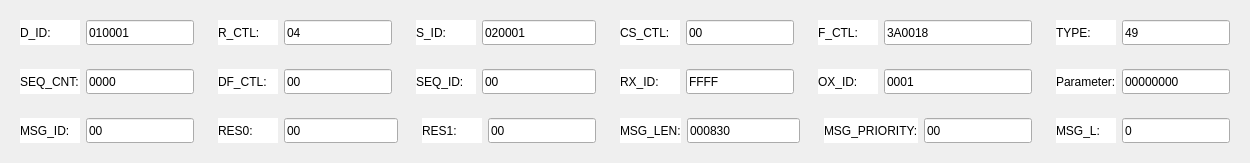
       <widget class="QWidget" name="widget_8" native="true">
        <property name="styleSheet">
         <string notr="true">#widget_8{
background-color: rgb(255, 255, 255);
border:1px solid rgb(70,90,120);
border-radius:3px;
}</string>
        </property>
        <layout class="QGridLayout" name="gridLayout_9">
         <item row="0" column="0">
          <widget class="QWidget" name="widget_9" native="true">
           <layout class="QGridLayout" name="gridLayout_10">
            <item row="0" column="0">
             <widget class="QLabel" name="label_8">
              <property name="minimumSize">
               <size>
                <width>60</width>
                <height>0</height>
               </size>
              </property>
              <property name="styleSheet">
               <string notr="true">color: rgb(0,0,0);
font: 75 11pt &quot;微软雅黑&quot;;
background-color: rgb(255,255,255);</string>
              </property>
              <property name="text">
               <string>D_ID:</string>
              </property>
             </widget>
            </item>
            <item row="0" column="1">
             <widget class="QLineEdit" name="lineEdit_D_ID">
              <property name="minimumSize">
               <size>
                <width>80</width>
                <height>25</height>
               </size>
              </property>
              <property name="styleSheet">
               <string notr="true">font: 75 11pt &quot;微软雅黑&quot;;</string>
              </property>
              <property name="text">
               <string>010001</string>
              </property>
             </widget>
            </item>
           </layout>
          </widget>
         </item>
         <item row="0" column="1">
          <widget class="QWidget" name="widget_10" native="true">
           <layout class="QGridLayout" name="gridLayout_13">
            <item row="0" column="0">
             <widget class="QLabel" name="label_9">
              <property name="minimumSize">
               <size>
                <width>60</width>
                <height>0</height>
               </size>
              </property>
              <property name="styleSheet">
               <string notr="true">color: rgb(0,0,0);
font: 75 11pt &quot;微软雅黑&quot;;
background-color: rgb(255,255,255);</string>
              </property>
              <property name="text">
               <string>R_CTL:</string>
              </property>
             </widget>
            </item>
            <item row="0" column="1">
             <widget class="QLineEdit" name="lineEdit_R_CTL">
              <property name="minimumSize">
               <size>
                <width>80</width>
                <height>25</height>
               </size>
              </property>
              <property name="styleSheet">
               <string notr="true">font: 75 11pt &quot;微软雅黑&quot;;</string>
              </property>
              <property name="text">
               <string>04</string>
              </property>
             </widget>
            </item>
           </layout>
          </widget>
         </item>
         <item row="0" column="2" colspan="2">
          <widget class="QWidget" name="widget_11" native="true">
           <layout class="QGridLayout" name="gridLayout_19">
            <item row="0" column="0">
             <widget class="QLabel" name="label_10">
              <property name="minimumSize">
               <size>
                <width>60</width>
                <height>0</height>
               </size>
              </property>
              <property name="styleSheet">
               <string notr="true">color: rgb(0,0,0);
font: 75 11pt &quot;微软雅黑&quot;;
background-color: rgb(255,255,255);</string>
              </property>
              <property name="text">
               <string>S_ID:</string>
              </property>
             </widget>
            </item>
            <item row="0" column="1">
             <widget class="QLineEdit" name="lineEdit_S_ID">
              <property name="minimumSize">
               <size>
                <width>80</width>
                <height>25</height>
               </size>
              </property>
              <property name="styleSheet">
               <string notr="true">font: 75 11pt &quot;微软雅黑&quot;;</string>
              </property>
              <property name="text">
               <string>020001</string>
              </property>
             </widget>
            </item>
           </layout>
          </widget>
         </item>
         <item row="0" column="4">
          <widget class="QWidget" name="widget_12" native="true">
           <layout class="QGridLayout" name="gridLayout_22">
            <item row="0" column="0">
             <widget class="QLabel" name="label_11">
              <property name="minimumSize">
               <size>
                <width>60</width>
                <height>0</height>
               </size>
              </property>
              <property name="styleSheet">
               <string notr="true">color: rgb(0,0,0);
font: 75 11pt &quot;微软雅黑&quot;;
background-color: rgb(255,255,255);</string>
              </property>
              <property name="text">
               <string>CS_CTL:</string>
              </property>
             </widget>
            </item>
            <item row="0" column="1">
             <widget class="QLineEdit" name="lineEdit_CS_CTL">
              <property name="minimumSize">
               <size>
                <width>80</width>
                <height>25</height>
               </size>
              </property>
              <property name="styleSheet">
               <string notr="true">font: 75 11pt &quot;微软雅黑&quot;;</string>
              </property>
              <property name="text">
               <string>00</string>
              </property>
             </widget>
            </item>
           </layout>
          </widget>
         </item>
         <item row="0" column="5" colspan="2">
          <widget class="QWidget" name="widget_13" native="true">
           <layout class="QGridLayout" name="gridLayout_14">
            <item row="0" column="0">
             <widget class="QLabel" name="label_F_CTL">
              <property name="minimumSize">
               <size>
                <width>60</width>
                <height>0</height>
               </size>
              </property>
              <property name="styleSheet">
               <string notr="true">color: rgb(0,0,0);
font: 75 11pt &quot;微软雅黑&quot;;
background-color: rgb(255,255,255);</string>
              </property>
              <property name="text">
               <string>F_CTL:</string>
              </property>
             </widget>
            </item>
            <item row="0" column="1">
             <widget class="QLineEdit" name="lineEdit_F_CTL">
              <property name="minimumSize">
               <size>
                <width>80</width>
                <height>25</height>
               </size>
              </property>
              <property name="styleSheet">
               <string notr="true">font: 75 11pt &quot;微软雅黑&quot;;</string>
              </property>
              <property name="text">
               <string>3A0018</string>
              </property>
             </widget>
            </item>
           </layout>
          </widget>
         </item>
         <item row="0" column="7">
          <widget class="QWidget" name="widget_14" native="true">
           <layout class="QGridLayout" name="gridLayout_15">
            <item row="0" column="0">
             <widget class="QLabel" name="label_13">
              <property name="minimumSize">
               <size>
                <width>60</width>
                <height>0</height>
               </size>
              </property>
              <property name="styleSheet">
               <string notr="true">color: rgb(0,0,0);
font: 75 11pt &quot;微软雅黑&quot;;
background-color: rgb(255,255,255);</string>
              </property>
              <property name="text">
               <string>TYPE:</string>
              </property>
             </widget>
            </item>
            <item row="0" column="1">
             <widget class="QLineEdit" name="lineEdit_TYPE">
              <property name="minimumSize">
               <size>
                <width>80</width>
                <height>25</height>
               </size>
              </property>
              <property name="styleSheet">
               <string notr="true">font: 75 11pt &quot;微软雅黑&quot;;</string>
              </property>
              <property name="text">
               <string>49</string>
              </property>
             </widget>
            </item>
           </layout>
          </widget>
         </item>
         <item row="1" column="0">
          <widget class="QWidget" name="widget_15" native="true">
           <layout class="QGridLayout" name="gridLayout_11">
            <item row="0" column="0">
             <widget class="QLabel" name="label_14">
              <property name="minimumSize">
               <size>
                <width>60</width>
                <height>0</height>
               </size>
              </property>
              <property name="styleSheet">
               <string notr="true">color: rgb(0,0,0);
font: 75 11pt &quot;微软雅黑&quot;;
background-color: rgb(255,255,255);</string>
              </property>
              <property name="text">
               <string>SEQ_CNT:</string>
              </property>
             </widget>
            </item>
            <item row="0" column="1">
             <widget class="QLineEdit" name="lineEdit_SEQ_CNT">
              <property name="minimumSize">
               <size>
                <width>80</width>
                <height>25</height>
               </size>
              </property>
              <property name="styleSheet">
               <string notr="true">font: 75 11pt &quot;微软雅黑&quot;;</string>
              </property>
              <property name="text">
               <string>0000</string>
              </property>
             </widget>
            </item>
           </layout>
          </widget>
         </item>
         <item row="1" column="1">
          <widget class="QWidget" name="widget_16" native="true">
           <layout class="QGridLayout" name="gridLayout_16">
            <item row="0" column="0">
             <widget class="QLabel" name="label_15">
              <property name="minimumSize">
               <size>
                <width>60</width>
                <height>0</height>
               </size>
              </property>
              <property name="styleSheet">
               <string notr="true">color: rgb(0,0,0);
font: 75 11pt &quot;微软雅黑&quot;;
background-color: rgb(255,255,255);</string>
              </property>
              <property name="text">
               <string>DF_CTL:</string>
              </property>
             </widget>
            </item>
            <item row="0" column="1">
             <widget class="QLineEdit" name="lineEdit_DF_CTL">
              <property name="minimumSize">
               <size>
                <width>80</width>
                <height>25</height>
               </size>
              </property>
              <property name="styleSheet">
               <string notr="true">font: 75 11pt &quot;微软雅黑&quot;;</string>
              </property>
              <property name="text">
               <string>00</string>
              </property>
             </widget>
            </item>
           </layout>
          </widget>
         </item>
         <item row="1" column="2" colspan="2">
          <widget class="QWidget" name="widget_17" native="true">
           <layout class="QGridLayout" name="gridLayout_20">
            <item row="0" column="0">
             <widget class="QLabel" name="label_16">
              <property name="minimumSize">
               <size>
                <width>60</width>
                <height>0</height>
               </size>
              </property>
              <property name="styleSheet">
               <string notr="true">color: rgb(0,0,0);
font: 75 11pt &quot;微软雅黑&quot;;
background-color: rgb(255,255,255);</string>
              </property>
              <property name="text">
               <string>SEQ_ID:</string>
              </property>
             </widget>
            </item>
            <item row="0" column="1">
             <widget class="QLineEdit" name="lineEdit_SEQ_ID">
              <property name="minimumSize">
               <size>
                <width>80</width>
                <height>25</height>
               </size>
              </property>
              <property name="styleSheet">
               <string notr="true">font: 75 11pt &quot;微软雅黑&quot;;</string>
              </property>
              <property name="text">
               <string>00</string>
              </property>
             </widget>
            </item>
           </layout>
          </widget>
         </item>
         <item row="1" column="4">
          <widget class="QWidget" name="widget_18" native="true">
           <layout class="QGridLayout" name="gridLayout_23">
            <item row="0" column="0">
             <widget class="QLabel" name="label_17">
              <property name="minimumSize">
               <size>
                <width>60</width>
                <height>0</height>
               </size>
              </property>
              <property name="styleSheet">
               <string notr="true">color: rgb(0,0,0);
font: 75 11pt &quot;微软雅黑&quot;;
background-color: rgb(255,255,255);</string>
              </property>
              <property name="text">
               <string>RX_ID:</string>
              </property>
             </widget>
            </item>
            <item row="0" column="1">
             <widget class="QLineEdit" name="lineEdit_RX_ID">
              <property name="minimumSize">
               <size>
                <width>80</width>
                <height>25</height>
               </size>
              </property>
              <property name="styleSheet">
               <string notr="true">font: 75 11pt &quot;微软雅黑&quot;;</string>
              </property>
              <property name="text">
               <string>FFFF</string>
              </property>
             </widget>
            </item>
           </layout>
          </widget>
         </item>
         <item row="1" column="5" colspan="2">
          <widget class="QWidget" name="widget_19" native="true">
           <layout class="QGridLayout" name="gridLayout_26">
            <item row="0" column="0">
             <widget class="QLabel" name="label_OX_ID">
              <property name="minimumSize">
               <size>
                <width>60</width>
                <height>0</height>
               </size>
              </property>
              <property name="styleSheet">
               <string notr="true">color: rgb(0,0,0);
font: 75 11pt &quot;微软雅黑&quot;;
background-color: rgb(255,255,255);</string>
              </property>
              <property name="text">
               <string>OX_ID:</string>
              </property>
             </widget>
            </item>
            <item row="0" column="1">
             <widget class="QLineEdit" name="lineEdit_OX_ID">
              <property name="minimumSize">
               <size>
                <width>80</width>
                <height>25</height>
               </size>
              </property>
              <property name="styleSheet">
               <string notr="true">font: 75 11pt &quot;微软雅黑&quot;;</string>
              </property>
              <property name="text">
               <string>0001</string>
              </property>
             </widget>
            </item>
           </layout>
          </widget>
         </item>
         <item row="1" column="7">
          <widget class="QWidget" name="widget_20" native="true">
           <layout class="QGridLayout" name="gridLayout_21">
            <item row="0" column="0">
             <widget class="QLabel" name="label_19">
              <property name="minimumSize">
               <size>
                <width>60</width>
                <height>0</height>
               </size>
              </property>
              <property name="styleSheet">
               <string notr="true">color: rgb(0,0,0);
font: 75 11pt &quot;微软雅黑&quot;;
background-color: rgb(255,255,255);</string>
              </property>
              <property name="text">
               <string>Parameter:</string>
              </property>
             </widget>
            </item>
            <item row="0" column="1">
             <widget class="QLineEdit" name="lineEdit_Parameter">
              <property name="minimumSize">
               <size>
                <width>80</width>
                <height>25</height>
               </size>
              </property>
              <property name="styleSheet">
               <string notr="true">font: 75 11pt &quot;微软雅黑&quot;;</string>
              </property>
              <property name="text">
               <string>00000000</string>
              </property>
             </widget>
            </item>
           </layout>
          </widget>
         </item>
         <item row="2" column="0">
          <widget class="QWidget" name="widget_21" native="true">
           <layout class="QGridLayout" name="gridLayout_12">
            <item row="0" column="0">
             <widget class="QLabel" name="label_20">
              <property name="minimumSize">
               <size>
                <width>60</width>
                <height>0</height>
               </size>
              </property>
              <property name="styleSheet">
               <string notr="true">color: rgb(0,0,0);
font: 75 11pt &quot;微软雅黑&quot;;
background-color: rgb(255,255,255);</string>
              </property>
              <property name="text">
               <string>MSG_ID:</string>
              </property>
             </widget>
            </item>
            <item row="0" column="1">
             <widget class="QLineEdit" name="lineEdit_MSG_ID">
              <property name="minimumSize">
               <size>
                <width>80</width>
                <height>25</height>
               </size>
              </property>
              <property name="styleSheet">
               <string notr="true">font: 75 11pt &quot;微软雅黑&quot;;</string>
              </property>
              <property name="text">
               <string>00</string>
              </property>
             </widget>
            </item>
           </layout>
          </widget>
         </item>
         <item row="2" column="1" colspan="2">
          <widget class="QWidget" name="widget_22" native="true">
           <layout class="QGridLayout" name="gridLayout_17">
            <item row="0" column="0">
             <widget class="QLabel" name="label_21">
              <property name="minimumSize">
               <size>
                <width>60</width>
                <height>0</height>
               </size>
              </property>
              <property name="styleSheet">
               <string notr="true">color: rgb(0,0,0);
font: 75 11pt &quot;微软雅黑&quot;;
background-color: rgb(255,255,255);</string>
              </property>
              <property name="text">
               <string>RES0:</string>
              </property>
             </widget>
            </item>
            <item row="0" column="1">
             <widget class="QLineEdit" name="lineEdit_RES0">
              <property name="minimumSize">
               <size>
                <width>80</width>
                <height>25</height>
               </size>
              </property>
              <property name="styleSheet">
               <string notr="true">font: 75 11pt &quot;微软雅黑&quot;;</string>
              </property>
              <property name="text">
               <string>00</string>
              </property>
             </widget>
            </item>
           </layout>
          </widget>
         </item>
         <item row="2" column="3">
          <widget class="QWidget" name="widget_23" native="true">
           <layout class="QGridLayout" name="gridLayout_18">
            <item row="0" column="0">
             <widget class="QLabel" name="label_22">
              <property name="minimumSize">
               <size>
                <width>60</width>
                <height>0</height>
               </size>
              </property>
              <property name="styleSheet">
               <string notr="true">color: rgb(0,0,0);
font: 75 11pt &quot;微软雅黑&quot;;
background-color: rgb(255,255,255);</string>
              </property>
              <property name="text">
               <string>RES1:</string>
              </property>
             </widget>
            </item>
            <item row="0" column="1">
             <widget class="QLineEdit" name="lineEdit_RES1">
              <property name="minimumSize">
               <size>
                <width>80</width>
                <height>25</height>
               </size>
              </property>
              <property name="styleSheet">
               <string notr="true">font: 75 11pt &quot;微软雅黑&quot;;</string>
              </property>
              <property name="text">
               <string>00</string>
              </property>
             </widget>
            </item>
           </layout>
          </widget>
         </item>
         <item row="2" column="4" colspan="2">
          <widget class="QWidget" name="widget_24" native="true">
           <layout class="QGridLayout" name="gridLayout_24">
            <item row="0" column="0">
             <widget class="QLabel" name="label_23">
              <property name="minimumSize">
               <size>
                <width>60</width>
                <height>0</height>
               </size>
              </property>
              <property name="styleSheet">
               <string notr="true">color: rgb(0,0,0);
font: 75 11pt &quot;微软雅黑&quot;;
background-color: rgb(255,255,255);</string>
              </property>
              <property name="text">
               <string>MSG_LEN:</string>
              </property>
             </widget>
            </item>
            <item row="0" column="1">
             <widget class="QLineEdit" name="lineEdit_MSG_LEN">
              <property name="minimumSize">
               <size>
                <width>80</width>
                <height>25</height>
               </size>
              </property>
              <property name="styleSheet">
               <string notr="true">font: 75 11pt &quot;微软雅黑&quot;;</string>
              </property>
              <property name="text">
               <string>000830</string>
              </property>
             </widget>
            </item>
           </layout>
          </widget>
         </item>
         <item row="2" column="6">
          <widget class="QWidget" name="widget_25" native="true">
           <layout class="QGridLayout" name="gridLayout_25">
            <item row="0" column="0">
             <widget class="QLabel" name="label_24">
              <property name="minimumSize">
               <size>
                <width>60</width>
                <height>0</height>
               </size>
              </property>
              <property name="styleSheet">
               <string notr="true">color: rgb(0,0,0);
font: 75 11pt &quot;微软雅黑&quot;;
background-color: rgb(255,255,255);</string>
              </property>
              <property name="text">
               <string>MSG_PRIORITY:</string>
              </property>
             </widget>
            </item>
            <item row="0" column="1">
             <widget class="QLineEdit" name="lineEdit_MSG_PRIORITY">
              <property name="minimumSize">
               <size>
                <width>80</width>
                <height>25</height>
               </size>
              </property>
              <property name="styleSheet">
               <string notr="true">font: 75 11pt &quot;微软雅黑&quot;;</string>
              </property>
              <property name="text">
               <string>00</string>
              </property>
             </widget>
            </item>
           </layout>
          </widget>
         </item>
         <item row="2" column="7">
          <widget class="QWidget" name="widget_26" native="true">
           <layout class="QGridLayout" name="gridLayout_27">
            <item row="0" column="0">
             <widget class="QLabel" name="label_25">
              <property name="minimumSize">
               <size>
                <width>60</width>
                <height>0</height>
               </size>
              </property>
              <property name="styleSheet">
               <string notr="true">color: rgb(0,0,0);
font: 75 11pt &quot;微软雅黑&quot;;
background-color: rgb(255,255,255);</string>
              </property>
              <property name="text">
               <string>MSG_L:</string>
              </property>
             </widget>
            </item>
            <item row="0" column="1">
             <widget class="QLineEdit" name="lineEdit_MSG_L">
              <property name="minimumSize">
               <size>
                <width>80</width>
                <height>25</height>
               </size>
              </property>
              <property name="styleSheet">
               <string notr="true">font: 75 11pt &quot;微软雅黑&quot;;</string>
              </property>
              <property name="text">
               <string>0</string>
              </property>
             </widget>
            </item>
           </layout>
          </widget>
         </item>
        </layout>
       </widget>
